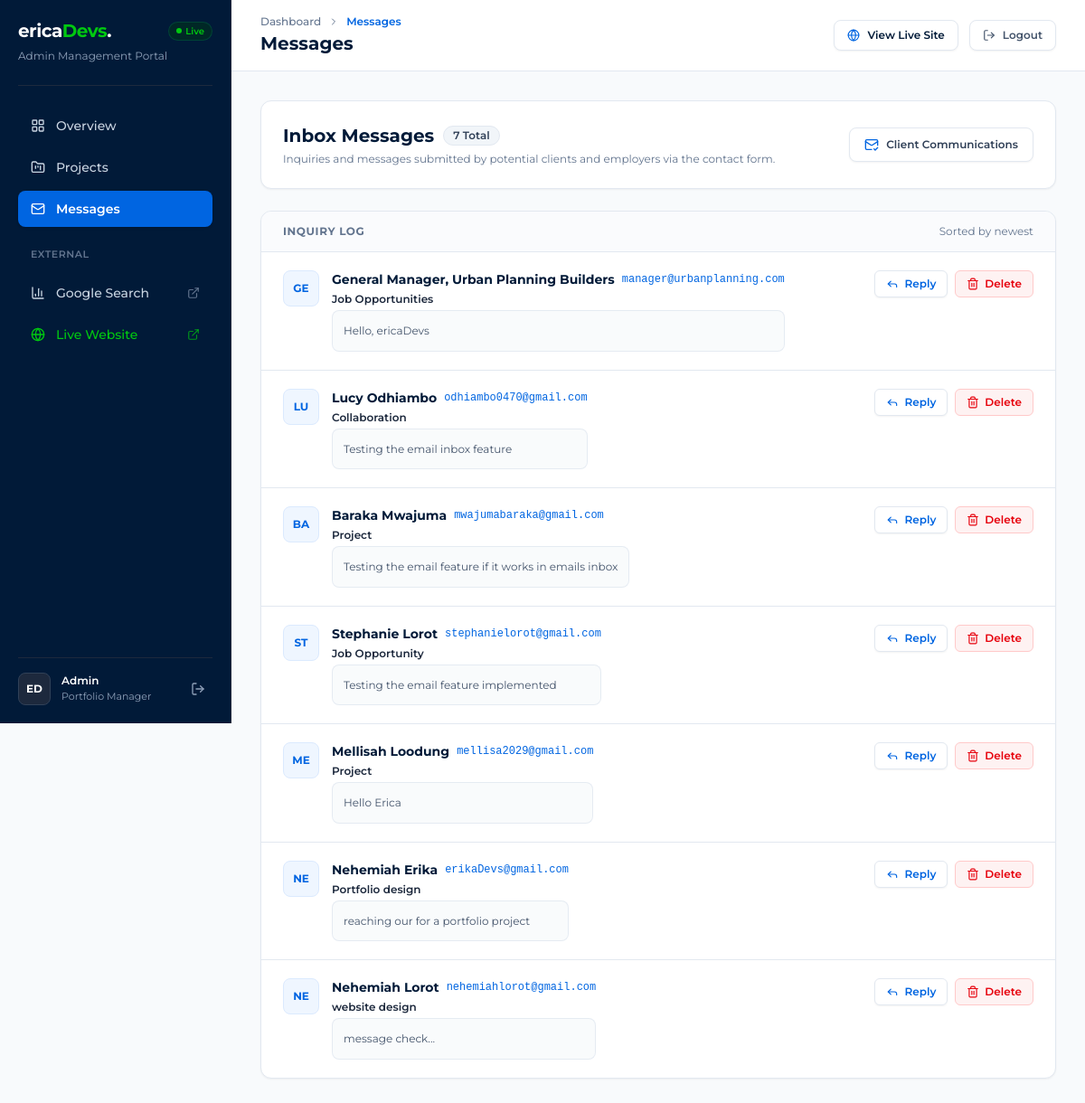
/dashboard/contacts/ (signed in), run on an earlier commit of the app's database.
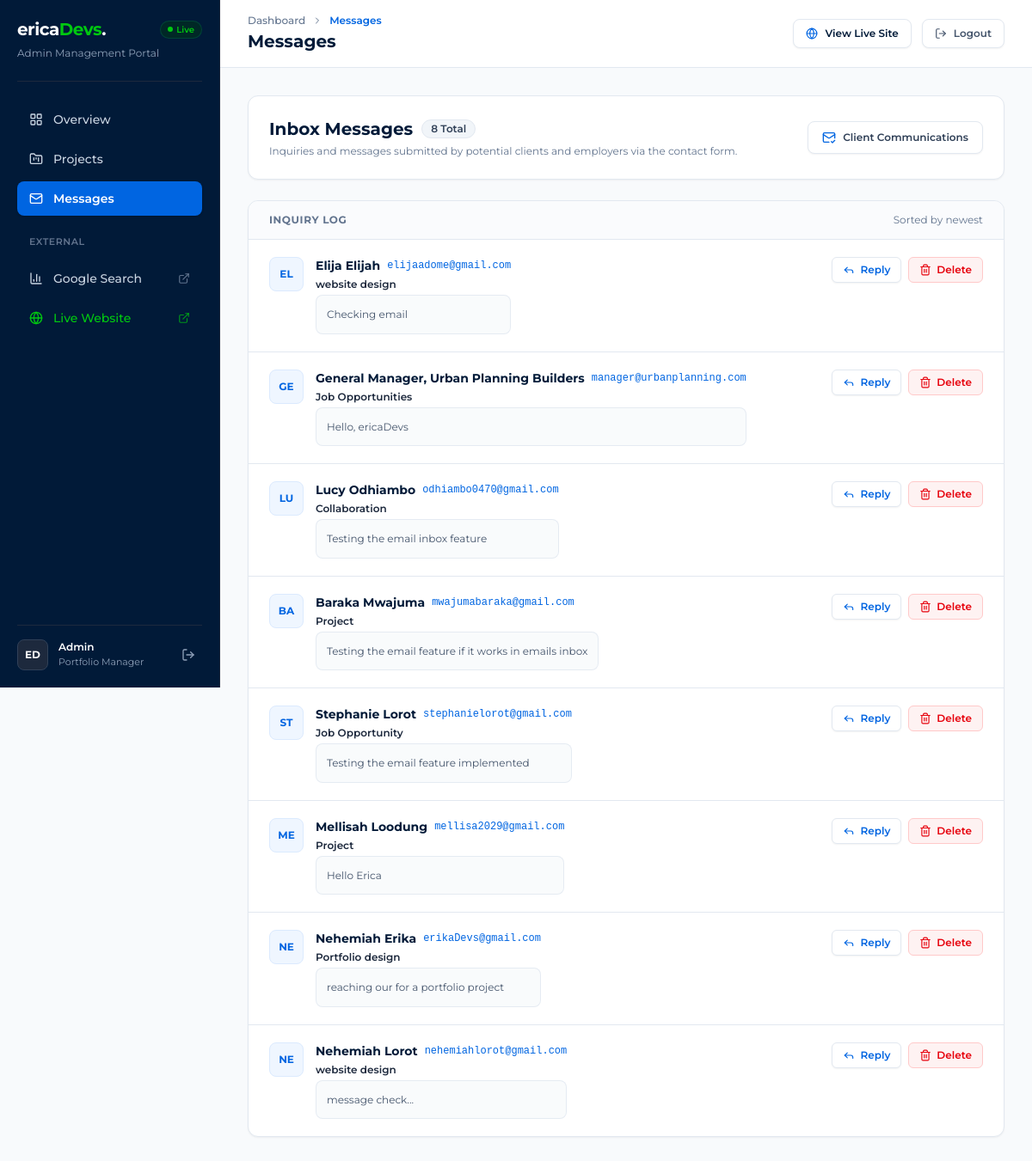
And on a later commit of the database.
### Contacts/models.py (models this page shows, shortened)
class Clients(models.Model):
    full_name = models.CharField(max_length = 150, blank = False)
    email = models.EmailField(max_length = 200, blank = False)
    subject = models.CharField(max_length = 200, blank = False)
    message = models.TextField(blank = False)

### Dashboard/views.py (the view)
# urls.py: path('', views.contacts_view, name = "contacts")
@login_required
def contacts_view(request):
    contacts = Clients.objects.all().order_by('-id')
    return render(request, 'admin/contacts.html', {
        'contacts': contacts,
        'total_contacts': contacts.count(),
    })

### Dashboard/templates/admin/contacts.html (shortened to what this page needs)
{% extends 'admin/layout.html' %}
{% block breadcrumb %}Messages{% endblock %}
{% block page_title %}Messages{% endblock %}
{% block content %}
<section class="space-y-6">
    <div class="flex flex-col gap-4 rounded-xl border border-slate-200 bg-white p-5 sm:flex-row sm:items-center sm:justify-between sm:p-6 shadow-xs">
        <div>
            <div class="flex items-center gap-2.5">
                <h2 class="text-xl font-bold text-navy">Inbox Messages</h2>
                <span class="rounded-full bg-slate-100 px-2.5 py-0.5 text-xs font-semibold text-slate-700 border border-slate-200">
                    {{ total_contacts }} Total
                </span>
            </div>
            <p class="mt-1 text-xs text-slate-500">Inquiries and messages submitted by potential clients and employers via the contact form.</p>
        </div>
        <a href="mailto:?subject=Portfolio%20Inquiries" class="inline-flex items-center gap-2 rounded-lg border border-slate-200 bg-white px-4 py-2.5 text-xs font-semibold text-slate-700 hover:bg-slate-50 transition shadow-xs shrink-0">
            <i data-lucide="mail-check" class="h-4 w-4 text-blue"></i>
            Client Communications
        </a>
    </div>
    <div class="overflow-hidden rounded-xl border border-slate-200 bg-white shadow-xs">
        <div class="border-b border-slate-200 bg-slate-50/70 px-5 py-3.5 sm:px-6 flex items-center justify-between">
            <h3 class="text-xs font-bold uppercase tracking-wider text-slate-500">Inquiry Log</h3>
            <span class="text-xs text-slate-500">Sorted by newest</span>
        </div>
        {% if contacts %}
            <div class="divide-y divide-slate-200">
                {% for contact in contacts %}
                <div class="p-5 sm:px-6 hover:bg-slate-50/70 transition flex flex-col gap-4 lg:flex-row lg:items-start lg:justify-between">
                    <div class="flex items-start gap-3.5 min-w-0">
                        <div class="flex h-10 w-10 shrink-0 items-center justify-center rounded-lg bg-blue-50 text-blue border border-blue-100 font-bold text-xs">
                            {{ contact.full_name|slice:":2"|upper }}
                        </div>
                        <div class="min-w-0">
                            <div class="flex flex-wrap items-center gap-2">
                                <p class="text-sm font-bold text-navy">{{ contact.full_name }}</p>
                                <a href="mailto:{{ contact.email }}" class="text-xs font-mono text-blue hover:underline">
                                    {{ contact.email }}
                                </a>
                            </div>
                            <p class="text-xs font-semibold text-slate-800 mt-1">{{ contact.subject }}</p>
                            <p class="text-xs text-slate-600 mt-1 leading-relaxed bg-slate-50/80 p-3 rounded-lg border border-slate-200/80">
                                {{ contact.message }}
                            </p>
                        </div>
                    </div>
                    <div class="flex items-center gap-2 lg:shrink-0 self-end lg:self-start">
                        <a href="mailto:{{ contact.email }}?subject=Re:%20{{ contact.subject|urlencode }}" class="inline-flex items-center gap-1.5 rounded-md border border-slate-200 bg-white px-3 py-1.5 text-xs font-semibold text-blue hover:bg-slate-50 transition shadow-xs">
                            <i data-lucide="reply" class="h-3.5 w-3.5"></i>
                            Reply
                        </a>
                        <form method="post" action="{% url 'dashboard:delete_contact' contact.id %}" onsubmit="return confirm('Are you sure you want to delete this message from {{ contact.full_name|escapejs }}?');">
                            <button type="submit" class="inline-flex items-center gap-1.5 rounded-md border border-red-200 bg-red-50 px-3 py-1.5 text-xs font-semibold text-red-600 hover:bg-red-100 transition cursor-pointer">
                                <i data-lucide="trash-2" class="h-3.5 w-3.5"></i>
                                Delete
                            </button>
                        </form>
                    </div>
                </div>
                {% endfor %}
            </div>
        {% endif %}
    </div>
</section>
{% endblock %}

### Dashboard/templates/admin/layout.html (shortened to what this page needs)
{% load static %}
<!DOCTYPE html>
<html lang="en">
<head>
    <link rel="stylesheet" href="{% static 'css/output.css' %}" />
</head>
<body class="font-mont text-navy antialiased bg-[#f8fafc]">
                {% url 'dashboard:overview' as overview_url %}
                {% url 'dashboard:projects' as projects_url %}
                {% url 'dashboard:contacts' as contacts_url %}
    <div class="min-h-screen lg:flex">
        <aside class="hidden w-64 shrink-0 bg-navy text-white p-5 lg:sticky lg:top-0 lg:flex lg:h-screen lg:flex-col lg:justify-between border-r border-slate-800">
            <div>
                <div class="pb-6 border-b border-slate-800">
                    <div class="flex items-center justify-between">
                        <a href="{% url 'dashboard:overview' %}" class="text-xl font-bold tracking-tight text-white flex items-center gap-2">
                            <span>erica<span class="text-green">Devs</span>.</span>
                        </a>
                        <span class="inline-flex items-center gap-1 rounded-full bg-emerald-950/80 px-2 py-0.5 text-[10px] font-semibold text-green border border-emerald-800/50">
                            <span class="h-1.5 w-1.5 rounded-full bg-green"></span>
                            Live
                        </span>
                    </div>
                    <p class="mt-1.5 text-xs text-slate-400">Admin Management Portal</p>
                </div>
                <nav class="mt-6 space-y-1.5">
                    {% url 'dashboard:overview' as overview_url %}
                    {% url 'dashboard:projects' as projects_url %}
                    {% url 'dashboard:contacts' as contacts_url %}
                    <a href="{{ overview_url }}" class="flex items-center gap-3 rounded-lg px-3.5 py-2.5 text-sm font-medium transition {% if request.path == overview_url %}bg-blue text-white font-semibold shadow-sm{% else %}text-slate-300 hover:bg-slate-800/70 hover:text-white{% endif %}">
                        <i data-lucide="layout-grid" class="h-4 w-4 shrink-0"></i>
                        Overview
                    </a>
                    <a href="{{ projects_url }}" class="flex items-center gap-3 rounded-lg px-3.5 py-2.5 text-sm font-medium transition {% if request.path == projects_url %}bg-blue text-white font-semibold shadow-sm{% else %}text-slate-300 hover:bg-slate-800/70 hover:text-white{% endif %}">
                        <i data-lucide="folder-kanban" class="h-4 w-4 shrink-0"></i>
                        Projects
                    </a>
                    <a href="{{ contacts_url }}" class="flex items-center gap-3 rounded-lg px-3.5 py-2.5 text-sm font-medium transition {% if request.path == contacts_url %}bg-blue text-white font-semibold shadow-sm{% else %}text-slate-300 hover:bg-slate-800/70 hover:text-white{% endif %}">
                        <i data-lucide="mail" class="h-4 w-4 shrink-0"></i>
                        Messages
                    </a>
                    <div class="pt-4 pb-2">
                        <p class="px-3.5 text-[11px] font-semibold uppercase tracking-wider text-slate-500">External</p>
                    </div>
                    <a href="https://search.google.com/search-console/welcome?utm_source=about-page" target="_blank" rel="noopener noreferrer" class="flex items-center justify-between rounded-lg px-3.5 py-2.5 text-sm font-medium text-slate-300 hover:bg-slate-800/70 hover:text-white transition">
                        <span class="flex items-center gap-3">
                            <i data-lucide="bar-chart-3" class="h-4 w-4 shrink-0"></i>
                            Google Search
                        </span>
                        <i data-lucide="external-link" class="h-3.5 w-3.5 text-slate-500"></i>
                    </a>
                    <a href="/" target="_blank" class="flex items-center justify-between rounded-lg px-3.5 py-2.5 text-sm font-medium text-green hover:bg-slate-800/70 transition">
                        <span class="flex items-center gap-3">
                            <i data-lucide="globe" class="h-4 w-4 shrink-0"></i>
                            Live Website
                        </span>
                        <i data-lucide="external-link" class="h-3.5 w-3.5 text-green/70"></i>
                    </a>
                </nav>
            </div>
            <div class="border-t border-slate-800 pt-4">
                <div class="flex items-center justify-between">
                    <div class="flex items-center gap-3">
                        <div class="flex h-9 w-9 items-center justify-center rounded-lg bg-slate-800 text-white font-bold text-xs border border-slate-700">
                            ED
                        </div>
                        <div class="text-xs">
                            <p class="font-semibold text-white leading-none">Admin</p>
                            <p class="text-slate-400 text-[11px] mt-1">Portfolio Manager</p>
                        </div>
                    </div>
                    <a href="{% url 'dashboard:logout' %}" title="Logout" class="rounded-lg p-2 text-slate-400 hover:text-rose-400 hover:bg-slate-800 transition">
                        <i data-lucide="log-out" class="h-4 w-4"></i>
                    </a>
                </div>
            </div>
        </aside>
        <div class="flex-1 flex flex-col min-w-0">
            <header class="hidden lg:flex items-center justify-between border-b border-slate-200 bg-white px-8 py-4">
                <div>
                    <div class="flex items-center gap-2 text-xs font-medium text-slate-500">
                        <span>Dashboard</span>
                        <i data-lucide="chevron-right" class="h-3 w-3"></i>
                        <span class="text-blue font-semibold">{% block breadcrumb %}Overview{% endblock %}</span>
                    </div>
                    <h1 class="text-xl font-bold text-navy mt-0.5">{% block page_title %}Overview{% endblock %}</h1>
                </div>
                <div class="flex items-center gap-3">
                    <a href="/" target="_blank" class="inline-flex items-center gap-2 rounded-lg border border-slate-200 bg-white px-3.5 py-2 text-xs font-semibold text-navy hover:bg-slate-50 transition shadow-xs">
                        <i data-lucide="globe" class="h-3.5 w-3.5 text-blue"></i>
                        View Live Site
                    </a>
                    <a href="{% url 'dashboard:logout' %}" class="inline-flex items-center gap-2 rounded-lg border border-slate-200 bg-white px-3.5 py-2 text-xs font-semibold text-slate-600 hover:text-rose-600 hover:bg-rose-50 hover:border-rose-200 transition shadow-xs">
                        <i data-lucide="log-out" class="h-3.5 w-3.5"></i>
                        Logout
                    </a>
                </div>
            </header>
            <main class="flex-1 p-4 sm:p-6 lg:p-8 max-w-7xl w-full mx-auto">
                {% block content %}{% endblock %}
            </main>
        </div>
    </div>
</body>
</html>

### Dashboard/templates/admin/layout.html (style rules this page uses)
:root { color-scheme: light; }
body { min-width: 320px; background-color: #f8fafc; }

What changed in the data, as far as the page shows it:
added Clients: full_name "EL", full_name "Elija Elijah", email "elijaadome@gmail.com", subject "website design", message "Checking email"
Also different on the page:
{{ total_contacts }}: "7" → "8"
